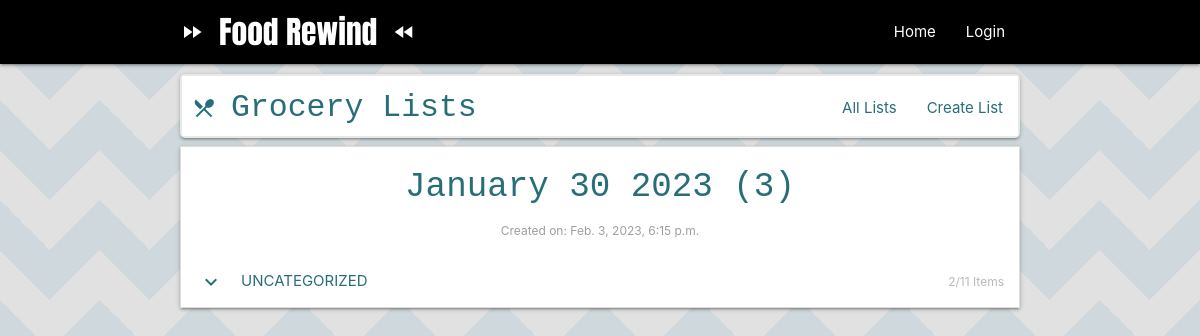
Page /groceries/3 on the committed database.
### grocery_lists/models.py (models this page shows, shortened)
class GroceryList(models.Model):
    name = models.CharField(max_length=100, default=default_grocery_list_name(), unique=True)
    created_on = models.DateTimeField(auto_now=True)

class GroceryItem(models.Model):
    name = models.CharField(max_length=150, blank=False, null=False)
    grocery_list = models.ForeignKey('GroceryList', related_name='groceries', on_delete=models.CASCADE)
    category = models.CharField(max_length=200, choices=CATEGORY_CHOICES, default="UNCATEGORIZED")
    in_bag = models.BooleanField(default=False)
    is_favorite = models.BooleanField(default=False)

### grocery_lists/views.py (the view)
# urls.py: path('<int:pk>', views.DetailGroceryListView.as_view(), name="detail"),
class DetailGroceryListView(DetailView):
    model = GroceryList

### grocery_lists/templates/grocery_lists/grocerylist_detail.html (shortened to what this page needs)
{% extends "grocery_lists/base.html" %}
{% block content %}
{% regroup object.groceries.all|dictsort:"category" by category as category_list %}
<ul class="collapsible">
    <h4 class="center-align">{{object.name}}</h4>
    <p class="center-align"><label >Created on: {{object.created_on}}</label></p>
    {% for category in category_list %}
        <li>
            <div
            id='category-{{ forloop.counter0 }}'
            class="collapsible-header"
            onclick="handleAccordianClick('category-{{ forloop.counter0 }}')">
                <i class="material-icons left">expand_more</i>
                <span class="category-title" id="id-{{category.grouper}}-title">{{category.grouper}}</span>
                <label class="item-count right"><span class="item-count-span" id="id-{{category.grouper}}-item-count">0</span>/<span id="id-{{category.grouper}}-total-count">{{category.list|length}}</span> Items</label>
            </div>
        </li>
    {% endfor %}
</ul>
{% endblock %}

### rows in the picture
GroceryList: name "January 30 2023 (3)", created_on "Feb. 3, 2023, 6:15 p.m."
GroceryItem: grouper "UNCATEGORIZED"

### other values in the picture
{{ category.list|length }} "11"
